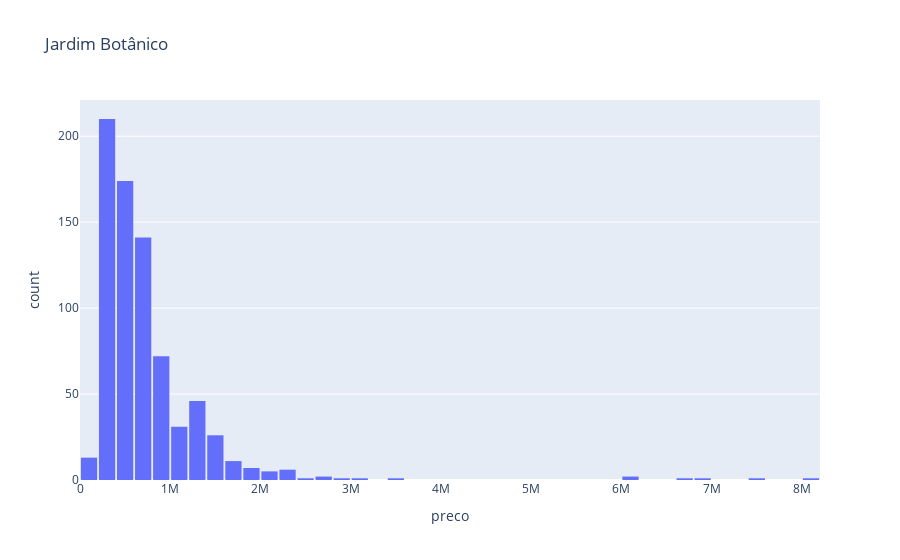
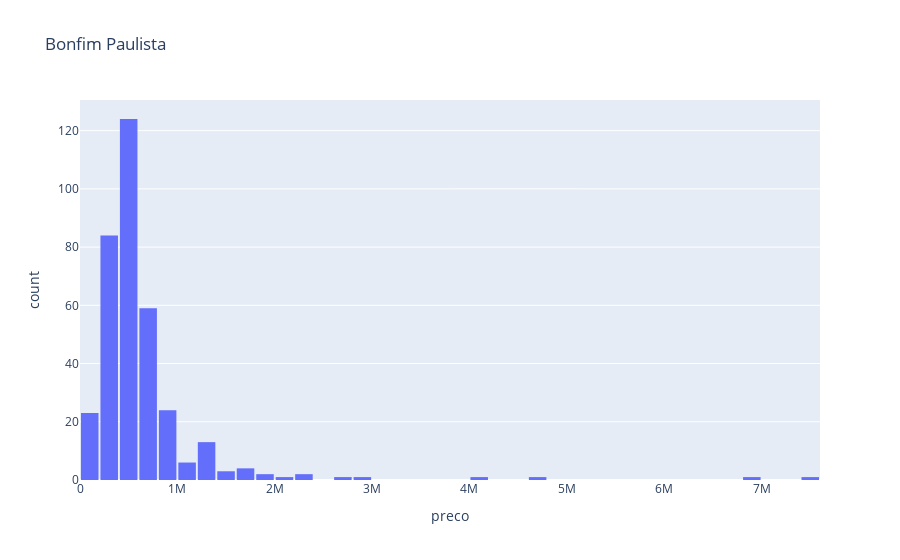
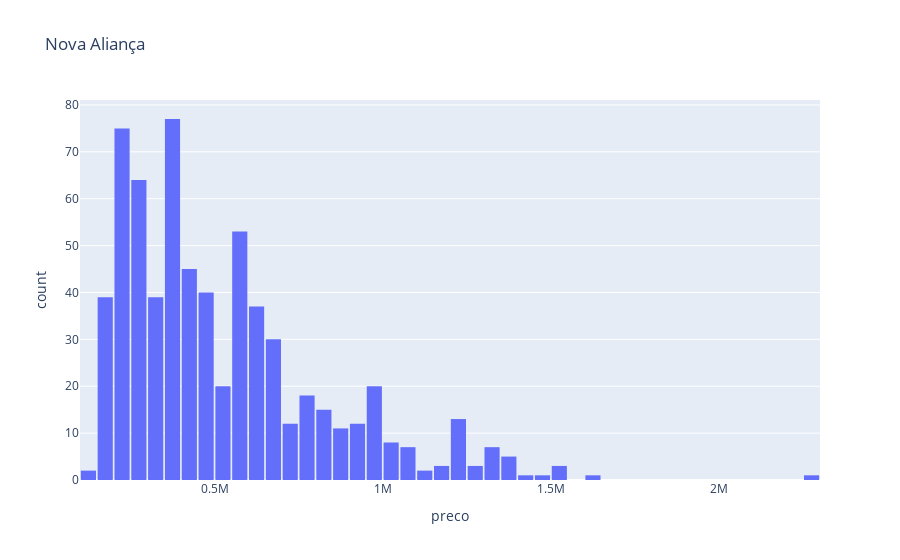
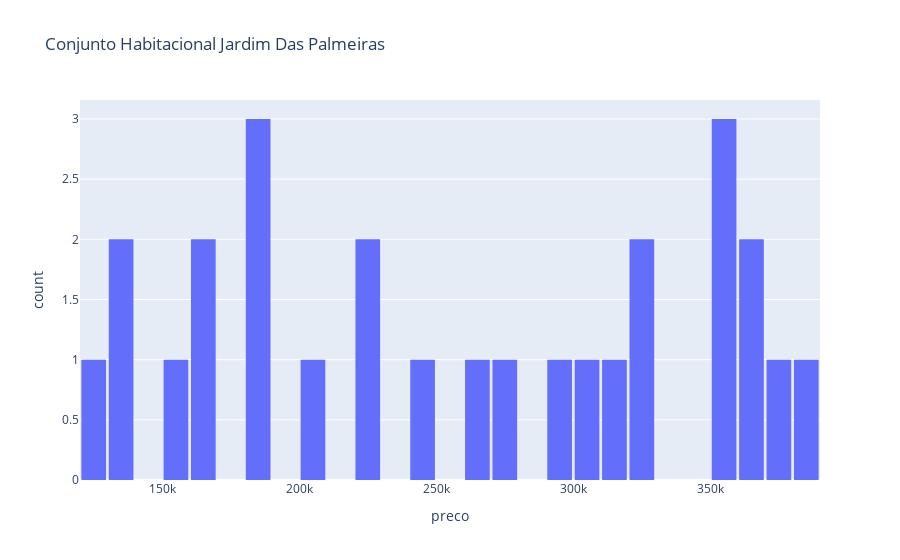

Notebook source saved alongside these figures, in order:
### Code cell
for bairro in base_original['bairro_teste'].unique():
    fig = px.histogram(base_original.query(f' bairro_teste  == "{bairro}"'), x='preco', nbins=50, title=bairro)
    fig.update_layout(bargap=0.1)  # Ajuste o valor de bargap conforme necessário para a largura desejada entre as barras
    fig.show()

### Figure 1 — Plotly figure (JSON) as saved in the notebook; plotly's stock layout.template omitted (floating-point values rounded to 4 significant figures; data arrays with more than 128 entries replaced by an {"elided": "..."} marker saying what was removed)
{"data": [{"alignmentgroup": "True", "bingroup": "x", "hovertemplate": "preco=%{x}<br>count=%{y}<extra></extra>", "legendgroup": "", "marker": {"color": "#636efa", "pattern": {"shape": ""}}, "name": "", "nbinsx": 50, "offsetgroup": "", "orientation": "v", "showlegend": false, "type": "histogram", "x": {"elided": "754 int values"}, "xaxis": "x", "yaxis": "y"}], "layout": {"bargap": 0.1, "barmode": "relative", "legend": {"tracegroupgap": 0}, "title": {"text": "Jardim Botânico"}, "xaxis": {"anchor": "y", "domain": [0, 1], "title": {"text": "preco"}}, "yaxis": {"anchor": "x", "domain": [0, 1], "title": {"text": "count"}}}}

### Figure 2 — Plotly figure (JSON) as saved in the notebook; plotly's stock layout.template omitted (floating-point values rounded to 4 significant figures; data arrays with more than 128 entries replaced by an {"elided": "..."} marker saying what was removed)
{"data": [{"alignmentgroup": "True", "bingroup": "x", "hovertemplate": "preco=%{x}<br>count=%{y}<extra></extra>", "legendgroup": "", "marker": {"color": "#636efa", "pattern": {"shape": ""}}, "name": "", "nbinsx": 50, "offsetgroup": "", "orientation": "v", "showlegend": false, "type": "histogram", "x": {"elided": "351 int values"}, "xaxis": "x", "yaxis": "y"}], "layout": {"bargap": 0.1, "barmode": "relative", "legend": {"tracegroupgap": 0}, "title": {"text": "Bonfim Paulista"}, "xaxis": {"anchor": "y", "domain": [0, 1], "title": {"text": "preco"}}, "yaxis": {"anchor": "x", "domain": [0, 1], "title": {"text": "count"}}}}

### Figure 3 — Plotly figure (JSON) as saved in the notebook; plotly's stock layout.template omitted (floating-point values rounded to 4 significant figures; data arrays with more than 128 entries replaced by an {"elided": "..."} marker saying what was removed)
{"data": [{"alignmentgroup": "True", "bingroup": "x", "hovertemplate": "preco=%{x}<br>count=%{y}<extra></extra>", "legendgroup": "", "marker": {"color": "#636efa", "pattern": {"shape": ""}}, "name": "", "nbinsx": 50, "offsetgroup": "", "orientation": "v", "showlegend": false, "type": "histogram", "x": {"elided": "664 int values"}, "xaxis": "x", "yaxis": "y"}], "layout": {"bargap": 0.1, "barmode": "relative", "legend": {"tracegroupgap": 0}, "title": {"text": "Nova Aliança"}, "xaxis": {"anchor": "y", "domain": [0, 1], "title": {"text": "preco"}}, "yaxis": {"anchor": "x", "domain": [0, 1], "title": {"text": "count"}}}}

### Figure 4 — Plotly figure (JSON) as saved in the notebook; plotly's stock layout.template omitted (floating-point values rounded to 4 significant figures)
{"data": [{"alignmentgroup": "True", "bingroup": "x", "hovertemplate": "preco=%{x}<br>count=%{y}<extra></extra>", "legendgroup": "", "marker": {"color": "#636efa", "pattern": {"shape": ""}}, "name": "", "nbinsx": 50, "offsetgroup": "", "orientation": "v", "showlegend": false, "type": "histogram", "x": [166420, 165000, 130000, 139000, 120000, 156000, 180000, 202000, 225000, 300000, 350000, 290000, 327000, 310000, 365000, 380000, 240000, 220000, 375000, 360000, 350000, 350000, 320000, 260000, 181000, 275000, 180000], "xaxis": "x", "yaxis": "y"}], "layout": {"bargap": 0.1, "barmode": "relative", "legend": {"tracegroupgap": 0}, "title": {"text": "Conjunto Habitacional Jardim Das Palmeiras"}, "xaxis": {"anchor": "y", "domain": [0, 1], "title": {"text": "preco"}}, "yaxis": {"anchor": "x", "domain": [0, 1], "title": {"text": "count"}}}}
